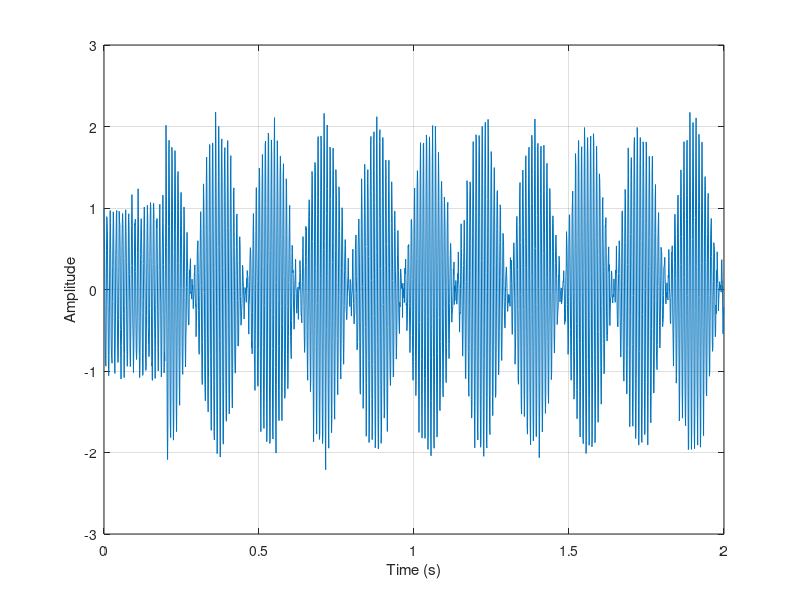

Source code (MATLAB): (Note: this script raises an error after producing the figure.)
% MATLAB Script to simulate a wave and its waterfall plot, specifically showing a target reflection
clear,close all,clc
% Parameters for the wave simulation
fs = 1000; % Sampling frequency in Hz
duration = 2; % Duration in seconds
t = 0:1/fs:duration-1/fs; % Time vector from 0 to 2 seconds
f0 = 100; % Carrier frequency in Hz
velocity_target = 20; % Velocity of the target in m/s (affects Doppler shift)
c = 340; % Speed of sound in air in m/s
f_doppler = (velocity_target / c) * f0; % Doppler frequency shift

% Generate the original transmitted wave
transmitted_wave = cos(2 * pi * f0 * t);

% Simulate the reflected signal with Doppler shift
doppler_wave = cos(2 * pi * (f0 + f_doppler) * t);
delay_samples = round(0.2 * fs); % Delay in samples to simulate target distance
reflected_wave = [zeros(1, delay_samples), doppler_wave(1:end-delay_samples)];

% Add noise to the received signal to simulate realistic conditions
noise = 0.1 * randn(size(reflected_wave)); % Generate random noise with standard deviation of 0.1
received_signal = reflected_wave + noise;

% Create a combined received signal including both transmitted and reflected components
combined_signal = transmitted_wave + received_signal;

% Plot the time domain of the combined signal
figure;
plot(t, combined_signal);
xlabel('Time (s)');
ylabel('Amplitude');
grid on;

% Add figure caption
disp('Fig. 1. Combined transmitted and received signal with target reflection and noise.');

% Plot the waterfall plot (or spectrogram) to visualize target reflection
figure;
window_size = 256; % Size of the window for the spectrogram
overlap = 200; % Overlap between windows
nfft = 512; % Number of FFT points
spectrogram(combined_signal, window_size, overlap, nfft, fs, 'yaxis');
xlabel('Time (s)');
ylabel('Frequency (Hz)');
colorbar;

% Add figure caption for waterfall plot
disp('Fig. 2. Waterfall plot of the received signal showing the frequency shift due to target reflection.');
